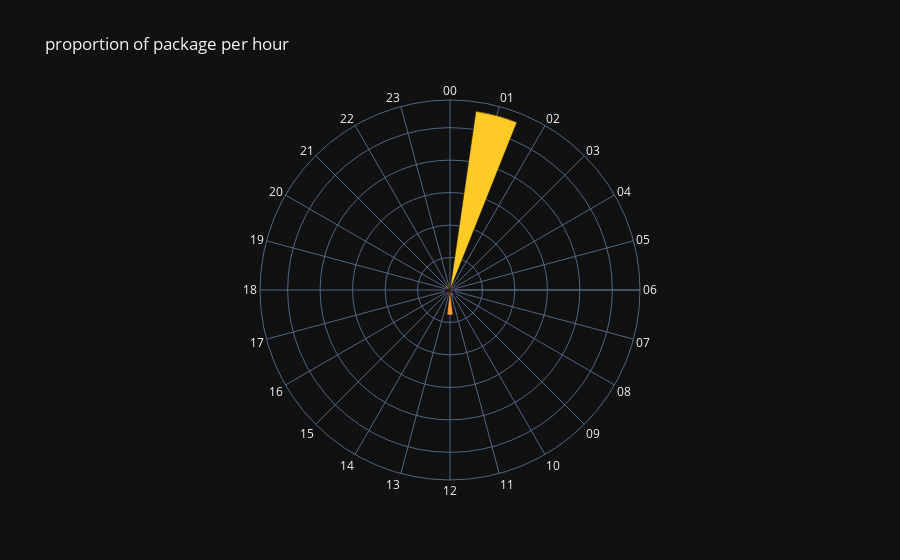

Notebook code cell kept with this figure:
### Markdown cell above
## Number of packages per hour

### Code cell
'''bar polar chart with plotly express for count of hour.'''
import plotly.express as px

fig = px.bar_polar(h, r='count', theta='hour', color='hour', title='proportion of package per hour', color_discrete_sequence=px.colors.sequential.Plasma_r)

fig.update_layout(polar = dict(
                                radialaxis = dict(showticklabels=False, ticks = ''),
                                angularaxis = dict(showticklabels=True, ticks = '')
                               ),
                template='plotly_dark',
                showlegend=False)


fig.show()

### Figure 1 — Plotly figure (JSON) as saved in the notebook; plotly's stock layout.template omitted (floating-point values rounded to 4 significant figures)
{"data": [{"hovertemplate": "hour=%{theta}<br>count=%{r}<extra></extra>", "legendgroup": "00", "marker": {"color": "#f0f921", "pattern": {"shape": ""}}, "name": "00", "r": [15030], "showlegend": true, "subplot": "polar", "theta": ["00"], "type": "barpolar"}, {"hovertemplate": "hour=%{theta}<br>count=%{r}<extra></extra>", "legendgroup": "01", "marker": {"color": "#fdca26", "pattern": {"shape": ""}}, "name": "01", "r": [555844], "showlegend": true, "subplot": "polar", "theta": ["01"], "type": "barpolar"}, {"hovertemplate": "hour=%{theta}<br>count=%{r}<extra></extra>", "legendgroup": "02", "marker": {"color": "#fb9f3a", "pattern": {"shape": ""}}, "name": "02", "r": [15182], "showlegend": true, "subplot": "polar", "theta": ["02"], "type": "barpolar"}, {"hovertemplate": "hour=%{theta}<br>count=%{r}<extra></extra>", "legendgroup": "03", "marker": {"color": "#ed7953", "pattern": {"shape": ""}}, "name": "03", "r": [14811], "showlegend": true, "subplot": "polar", "theta": ["03"], "type": "barpolar"}, {"hovertemplate": "hour=%{theta}<br>count=%{r}<extra></extra>", "legendgroup": "04", "marker": {"color": "#d8576b", "pattern": {"shape": ""}}, "name": "04", "r": [16597], "showlegend": true, "subplot": "polar", "theta": ["04"], "type": "barpolar"}, {"hovertemplate": "hour=%{theta}<br>count=%{r}<extra></extra>", "legendgroup": "05", "marker": {"color": "#bd3786", "pattern": {"shape": ""}}, "name": "05", "r": [15527], "showlegend": true, "subplot": "polar", "theta": ["05"], "type": "barpolar"}, {"hovertemplate": "hour=%{theta}<br>count=%{r}<extra></extra>", "legendgroup": "06", "marker": {"color": "#9c179e", "pattern": {"shape": ""}}, "name": "06", "r": [15280], "showlegend": true, "subplot": "polar", "theta": ["06"], "type": "barpolar"}, {"hovertemplate": "hour=%{theta}<br>count=%{r}<extra></extra>", "legendgroup": "07", "marker": {"color": "#7201a8", "pattern": {"shape": ""}}, "name": "07", "r": [15547], "showlegend": true, "subplot": "polar", "theta": ["07"], "type": "barpolar"}, {"hovertemplate": "hour=%{theta}<br>count=%{r}<extra></extra>", "legendgroup": "08", "marker": {"color": "#46039f", "pattern": {"shape": ""}}, "name": "08", "r": [19062], "showlegend": true, "subplot": "polar", "theta": ["08"], "type": "barpolar"}, {"hovertemplate": "hour=%{theta}<br>count=%{r}<extra></extra>", "legendgroup": "09", "marker": {"color": "#0d0887", "pattern": {"shape": ""}}, "name": "09", "r": [24430], "showlegend": true, "subplot": "polar", "theta": ["09"], "type": "barpolar"}, {"hovertemplate": "hour=%{theta}<br>count=%{r}<extra></extra>", "legendgroup": "10", "marker": {"color": "#f0f921", "pattern": {"shape": ""}}, "name": "10", "r": [17816], "showlegend": true, "subplot": "polar", "theta": ["10"], "type": "barpolar"}, {"hovertemplate": "hour=%{theta}<br>count=%{r}<extra></extra>", "legendgroup": "11", "marker": {"color": "#fdca26", "pattern": {"shape": ""}}, "name": "11", "r": [17501], "showlegend": true, "subplot": "polar", "theta": ["11"], "type": "barpolar"}, {"hovertemplate": "hour=%{theta}<br>count=%{r}<extra></extra>", "legendgroup": "12", "marker": {"color": "#fb9f3a", "pattern": {"shape": ""}}, "name": "12", "r": [76977], "showlegend": true, "subplot": "polar", "theta": ["12"], "type": "barpolar"}, {"hovertemplate": "hour=%{theta}<br>count=%{r}<extra></extra>", "legendgroup": "13", "marker": {"color": "#ed7953", "pattern": {"shape": ""}}, "name": "13", "r": [17747], "showlegend": true, "subplot": "polar", "theta": ["13"], "type": "barpolar"}, {"hovertemplate": "hour=%{theta}<br>count=%{r}<extra></extra>", "legendgroup": "14", "marker": {"color": "#d8576b", "pattern": {"shape": ""}}, "name": "14", "r": [17109], "showlegend": true, "subplot": "polar", "theta": ["14"], "type": "barpolar"}, {"hovertemplate": "hour=%{theta}<br>count=%{r}<extra></extra>", "legendgroup": "15", "marker": {"color": "#bd3786", "pattern": {"shape": ""}}, "name": "15", "r": [16644], "showlegend": true, "subplot": "polar", "theta": ["15"], "type": "barpolar"}, {"hovertemplate": "hour=%{theta}<br>count=%{r}<extra></extra>", "legendgroup": "16", "marker": {"color": "#9c179e", "pattern": {"shape": ""}}, "name": "16", "r": [16536], "showlegend": true, "subplot": "polar", "theta": ["16"], "type": "barpolar"}, {"hovertemplate": "hour=%{theta}<br>count=%{r}<extra></extra>", "legendgroup": "17", "marker": {"color": "#7201a8", "pattern": {"shape": ""}}, "name": "17", "r": [16350], "showlegend": true, "subplot": "polar", "theta": ["17"], "type": "barpolar"}, {"hovertemplate": "hour=%{theta}<br>count=%{r}<extra></extra>", "legendgroup": "18", "marker": {"color": "#46039f", "pattern": {"shape": ""}}, "name": "18", "r": [16210], "showlegend": true, "subplot": "polar", "theta": ["18"], "type": "barpolar"}, {"hovertemplate": "hour=%{theta}<br>count=%{r}<extra></extra>", "legendgroup": "19", "marker": {"color": "#0d0887", "pattern": {"shape": ""}}, "name": "19", "r": [15576], "showlegend": true, "subplot": "polar", "theta": ["19"], "type": "barpolar"}, {"hovertemplate": "hour=%{theta}<br>count=%{r}<extra></extra>", "legendgroup": "20", "marker": {"color": "#f0f921", "pattern": {"shape": ""}}, "name": "20", "r": [16483], "showlegend": true, "subplot": "polar", "theta": ["20"], "type": "barpolar"}, {"hovertemplate": "hour=%{theta}<br>count=%{r}<extra></extra>", "legendgroup": "21", "marker": {"color": "#fdca26", "pattern": {"shape": ""}}, "name": "21", "r": [16928], "showlegend": true, "subplot": "polar", "theta": ["21"], "type": "barpolar"}, {"hovertemplate": "hour=%{theta}<br>count=%{r}<extra></extra>", "legendgroup": "22", "marker": {"color": "#fb9f3a", "pattern": {"shape": ""}}, "name": "22", "r": [16003], "showlegend": true, "subplot": "polar", "theta": ["22"], "type": "barpolar"}, {"hovertemplate": "hour=%{theta}<br>count=%{r}<extra></extra>", "legendgroup": "23", "marker": {"color": "#ed7953", "pattern": {"shape": ""}}, "name": "23", "r": [14810], "showlegend": true, "subplot": "polar", "theta": ["23"], "type": "barpolar"}], "layout": {"barmode": "relative", "legend": {"title": {"text": "hour"}, "tracegroupgap": 0}, "polar": {"angularaxis": {"categoryarray": ["00", "01", "02", "03", "04", "05", "06", "07", "08", "09", "10", "11", "12", "13", "14", "15", "16", "17", "18", "19", "20", "21", "22", "23"], "categoryorder": "array", "direction": "clockwise", "rotation": 90, "showticklabels": true, "ticks": ""}, "domain": {"x": [0, 1], "y": [0, 1]}, "radialaxis": {"showticklabels": false, "ticks": ""}}, "showlegend": false, "title": {"text": "proportion of package per hour"}}}
